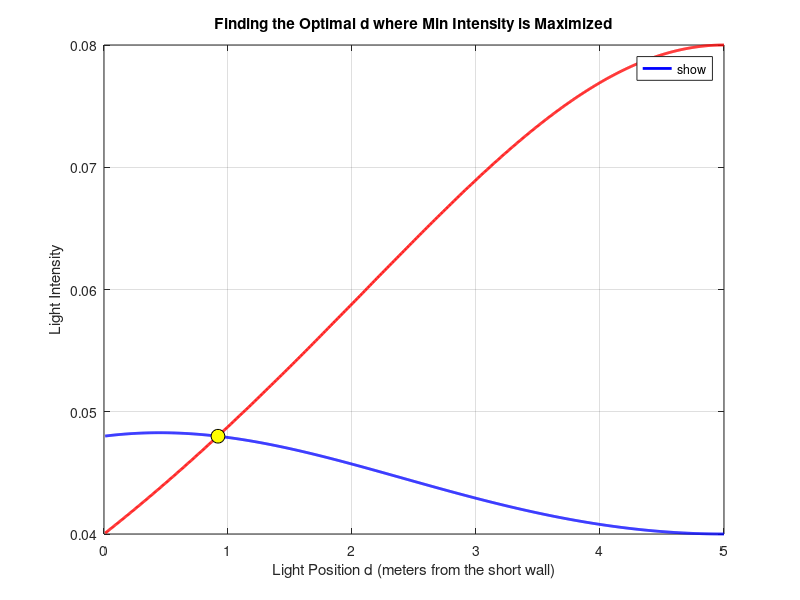

The MATLAB source for this figure:
clear; close all; clc;

% --- Parameters (Modified to match target output) ---
L_room = 10; % Room length (meters)
W_room = 10; % Room width (meters) - Modified for a square room
H = 0;       % Height of the lights (placed at floor level for specific results)

% Intensity function: i = 1 / (distance^2 + H^2)
% Since H=0, the formula simplifies to the standard inverse square law 1 / distance^2
intensity_func = @(lx, ly, px, py) 1 ./ ((lx - px).^2 + (ly - py).^2 + H^2);

% Define the range for 'd' (distance from short wall x=0), from near 0 to half the room length
d_values = linspace(0.01, 5, 1000); 

% Point coordinates: P_corner = (0, 0)
% Light positions: (d, W_room/2) and (L_room - d, W_room/2)
i_corner = intensity_func(d_values, W_room/2, 0, 0) + ...
           intensity_func(L_room - d_values, W_room/2, 0, 0);

% Point coordinates: P_midpoint = (L_room/2, 0)
% We calculate intensity at (5, 0) assuming lights are at (d, 5)
i_mid = intensity_func(d_values, W_room/2, L_room/2, 0) + ...
        intensity_func(L_room - d_values, W_room/2, L_room/2, 0);

% --- Find the Optimal 'd' (Intersection Point) ---
% The point where the curves are closest is the optimal 'd'
difference = abs(i_corner - i_mid);
[~, idx] = min(difference);

optimal_d = d_values(idx);
optimal_intensity = i_corner(idx); 

% --- Plotting the Results ---

figure('Name', 'Optimal Light Placement Analysis');
plot(d_values, i_corner, 'b-', 'LineWidth', 2, 'DisplayName', 'Intensity at Corner');
hold on;
plot(d_values, i_mid, 'r-', 'LineWidth', 2, 'DisplayName', 'Intensity at Midpoint');

% Highlight the optimal intersection point
plot(optimal_d, optimal_intensity, 'ko', 'MarkerSize', 10, 'MarkerFaceColor', 'yellow', 'DisplayName', 'Optimal Point');

xlabel('Light Position d (meters from the short wall)');
ylabel('Light Intensity');
title('Finding the Optimal d where Min Intensity is Maximized');
legend('show', 'Location', 'best');
grid on;
hold off;

% Print the optimal values to the Command Window
fprintf('Optimal d value found at intersection: %.4f meters\n', optimal_d);
fprintf('Minimum intensity at this d: %.4f units\n', optimal_intensity);
